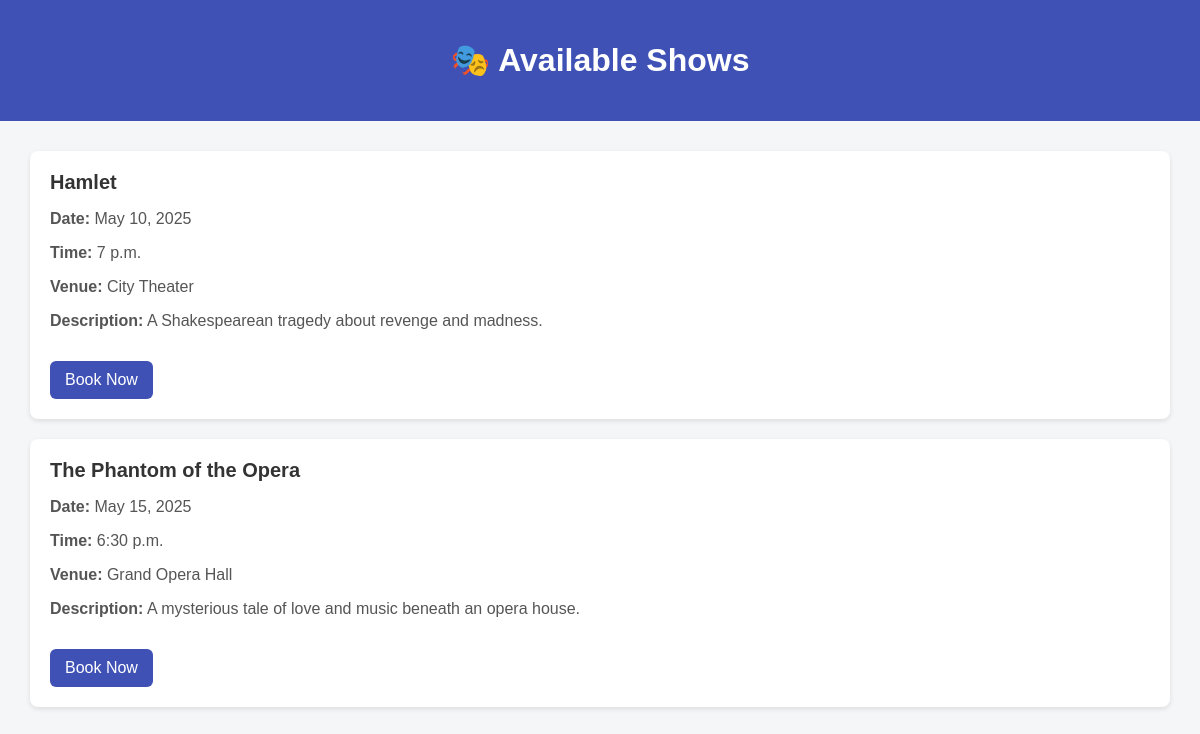
Page /shows/ on the committed database.
### core/models.py (models this page shows, shortened)
class Show(models.Model):
    title = models.CharField(max_length=200)
    description = models.TextField()
    date = models.DateField()
    time = models.TimeField()
    seats = models.PositiveIntegerField()
    venue = models.CharField(max_length=200)
    price = models.DecimalField(max_digits=6, decimal_places=2, default=0.00)

### core/views.py (the view, shortened to what this page needs)
# urls.py: path('shows/', ShowListView.as_view(), name='show-list'),
class ShowListView(View):
    def get(self, request):
        shows = Show.objects.all()
        return render(request, 'show-list.html', {'shows': shows})

### core/templates/show-list.html (shortened to what this page needs)
<!DOCTYPE html>
<html lang="en">
<head>
</head>
<body>
    <header>
        <h1>🎭 Available Shows</h1>
    </header>
    <main>
        {% if shows %}
            {% for show in shows %}
                <div class="show-card">
                    <div class="show-title">{{ show.title }}</div>
                    <div class="show-details">
                        <p><strong>Date:</strong> {{ show.date }}</p>
                        <p><strong>Time:</strong> {{ show.time }}</p>
                        <p><strong>Venue:</strong> {{ show.venue }}</p>
                        <p><strong>Description:</strong> {{ show.description }}</p>
                        <a href="{% url 'book-show' show.id %}" class="btn">Book Now</a>
                    </div>
                </div>
            {% endfor %}
        {% else %}
            <p>No shows available at the moment. Please check back later!</p>
        {% endif %}
    </main>
</body>
</html>

### core/templates/show-list.html (style rules this page uses)
body { font-family: Arial, sans-serif; background: #f4f6f8; margin: 0; padding: 0; }
header { background-color: #3f51b5; color: white; padding: 20px; text-align: center; }
main { padding: 30px; }
.show-card { background: white; border-radius: 8px; padding: 20px; margin-bottom: 20px; box-shadow: 0 2px 5px rgba(0,0,0,0.1); }
.show-title { font-size: 20px; font-weight: bold; color: #333; }
.show-details { margin-top: 10px; color: #555; }
.btn { display: inline-block; margin-top: 15px; padding: 10px 15px; background: #3f51b5; color: white; text-decoration: none; border-radius: 6px; transition: background 0.3s; }

### rows in the picture
Show: title "Hamlet", date "May 10, 2025", time "7 p.m.", venue "City Theater", description "A Shakespearean tragedy about revenge and madness."
Show: title "The Phantom of the Opera", date "May 15, 2025", time "6:30 p.m.", venue "Grand Opera Hall", description "A mysterious tale of love and music beneath an opera house."
